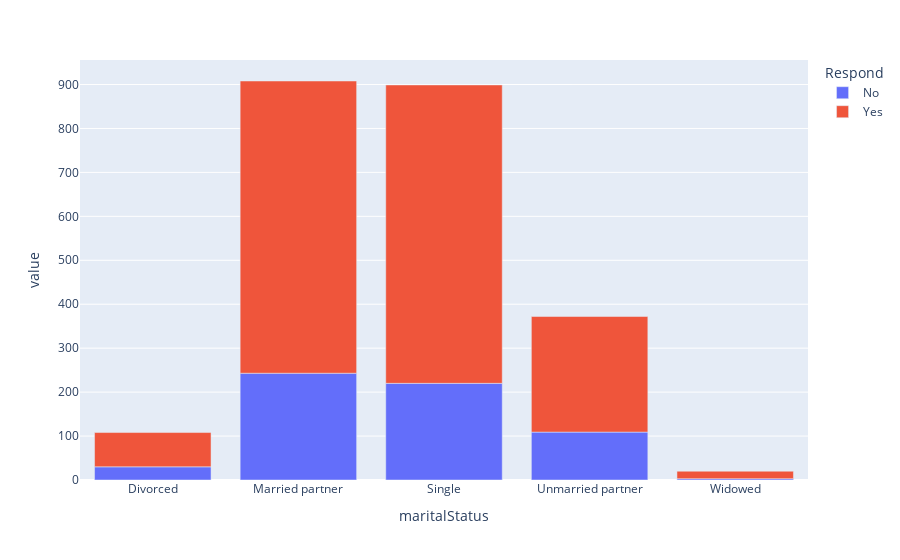

The notebook cell this image was saved under:
### Markdown cell above
<span style="color: red;">
Note:
By adding an or operator, will increase the true-yes hit, but the overall true hit will be 93, that means we need to distribute the coupon alost to everyone, it is not very efficient<br>    
    
</span> 
<br>

7. Investigate column maritalStatus, What is the acceptance counts of each catagory?

### Code cell
grouped_counts_coupon = df_takeaway.groupby(['maritalStatus','Respond']).size().reset_index(name='counts')
print(grouped_counts_coupon)

fig = px.bar(grouped_counts_coupon, x='maritalStatus',y=['counts'], color='Respond')
fig.show()

### Figure 1 — Plotly figure (JSON) as saved in the notebook; plotly's stock layout.template omitted (floating-point values rounded to 4 significant figures)
{"data": [{"alignmentgroup": "True", "hovertemplate": "Respond=No<br>maritalStatus=%{x}<br>value=%{y}<extra></extra>", "legendgroup": "No", "marker": {"color": "#636efa", "pattern": {"shape": ""}}, "name": "No", "offsetgroup": "No", "orientation": "v", "showlegend": true, "textposition": "auto", "type": "bar", "x": ["Divorced", "Married partner", "Single", "Unmarried partner", "Widowed"], "xaxis": "x", "y": [30, 243, 220, 109, 3], "yaxis": "y"}, {"alignmentgroup": "True", "hovertemplate": "Respond=Yes<br>maritalStatus=%{x}<br>value=%{y}<extra></extra>", "legendgroup": "Yes", "marker": {"color": "#EF553B", "pattern": {"shape": ""}}, "name": "Yes", "offsetgroup": "Yes", "orientation": "v", "showlegend": true, "textposition": "auto", "type": "bar", "x": ["Divorced", "Married partner", "Single", "Unmarried partner", "Widowed"], "xaxis": "x", "y": [78, 665, 679, 263, 17], "yaxis": "y"}], "layout": {"barmode": "relative", "legend": {"title": {"text": "Respond"}, "tracegroupgap": 0}, "margin": {"t": 60}, "xaxis": {"anchor": "y", "domain": [0, 1], "title": {"text": "maritalStatus"}}, "yaxis": {"anchor": "x", "domain": [0, 1], "title": {"text": "value"}}}}
